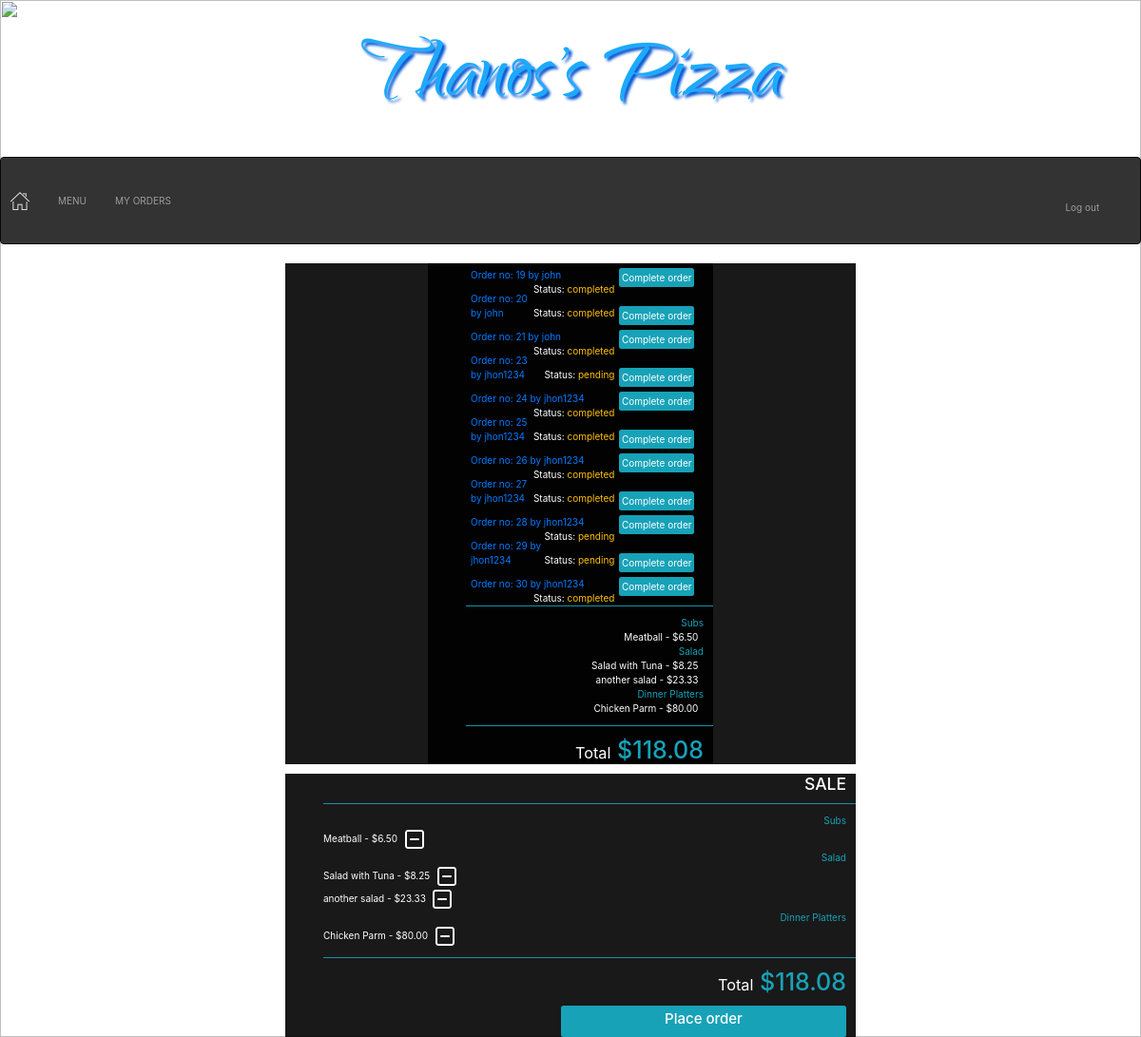
The page /orders_manager/john/21 on the database its author committed.
### orders/models.py (models this page shows, shortened)
class User_order(models.Model):
    user=models.ForeignKey(User,on_delete=models.CASCADE)
    order_number=models.IntegerField()
    topping_allowance=models.IntegerField(default=0)
    status=models.CharField(max_length=64,default='initiated')

class Order2(models.Model):
    user=models.ForeignKey(User,on_delete=models.CASCADE)
    number=models.IntegerField()
    category=models.CharField(max_length=64,null=True)
    name=models.CharField(max_length=64)
    price=models.DecimalField(max_digits=4,decimal_places=2)
    def __str__(self):
        return f"{self.name} - ${self.price} "

### orders/views.py (the view)
# urls.py: path("orders_manager/<str:user>/<str:order_number>", views.orders_manager, name="orders_manager"),
def orders_manager(request,user,order_number):
    user=User.objects.get(username=user)
    context = {
        "Checkout":Order2.objects.filter(user=user,number=order_number),
        "Checkout_category":Order2.objects.filter(user=user,number=order_number).values_list('category').distinct(),
        "Total":list(Order2.objects.filter(user=user,number=order_number).aggregate(Sum('price')).values())[0],
        "user":request.user,
        "Category": Category.objects.all(),
        "Order_number":order_number,
        "All_orders":User_order.objects.exclude(status='initiated')
    }
    return render(request,"orders_manager.html",context)

### orders/models.py (called while the page is built)
    def __str__(self):
        return f"{self.name}"

### orders/templates/orders_manager.html
{% extends "layout.html" %}
{% block body%}
    <div id='my_orders_container' class='w-50 mx-auto'>
        <div class=' text-left pr-3'>
            <ul >
                {% for row in All_orders%}
                <li class='p-2' >
                    <a href="{% url 'orders_manager' row.user row.order_number  %}"><span>Order no: {{row.order_number}} by {{row.user}}</span></a>
                    <a href="{% url 'complete_order' row.user row.order_number  %}"><span class='float-right mx-2 p-1 bg-info rounded text-white'>Complete order</span></a>
                    <span class='float-right'>Status: <span class='text-warning'>{{row.status}}</span></span>
                </li>
                {% endfor %}
            </ul>
        </div>
        <ul>
            <hr class='bg-info'>
            {% for check_cat in Checkout_category %}
                <li class='text-info text-right pr-3'>{{check_cat|cut:"("|cut:")"|cut:","|cut:"'"}}</li>
                {% for row in Checkout %}
                {% if row.category == check_cat|cut:"("|cut:")"|cut:","|cut:"'"  %}
                <li class='pr-3 text-right'>{{row}}&nbsp;</li>
                {% endif %}
                {% endfor %}
            {% endfor %}
            <hr class='bg-info'>
            <li class='text-info text-right pr-3 '><h1><small class='text-white'>Total</small> ${{Total|floatformat:2}}</h1></li>
        </ul>
    </div>
{% endblock %}

### orders/templates/layout.html (shortened to what this page needs)
<!DOCTYPE html>
<html style="height:100%">
<head>
    {% load static %}
    <link rel="stylesheet" type="text/css" href="{% static 'styles.css' %}">
    <link rel="stylesheet" href="https://maxcdn.bootstrapcdn.com/bootstrap/4.1.3/css/bootstrap.min.css">
    <link rel="stylesheet" href="https://maxcdn.bootstrapcdn.com/bootstrap/3.4.0/css/bootstrap.min.css">
    <link rel="stylesheet" href="https://stackpath.bootstrapcdn.com/bootstrap/4.2.1/css/bootstrap.min.css">
</head>
<body style="height:100%">
    {% if Category %}
    <p id='logo' class='text-center m-0 weight-bold'><a href="{% url 'index' %}">Thanos's Pizza</a></p>
      {% if not user.is_superuser %}
      <nav class="navbar navbar-inverse navbar-expand-lg" style="background-color: #333;">
          <a  href="{% url 'index' %}"><img src="{% static 'home.png' %}"></a>
          <div class="collapse navbar-collapse" id="navbarNavDropdown">
            <ul class="navbar-nav mr-auto">
              <li class="nav-item dropdown">
                <a class=" navbar-text" href="#" id="navbarDropdownMenuLink" role="button" data-toggle="dropdown" aria-haspopup="true" aria-expanded="false">
                  MENU
                </a>
              </li>
              <li class="nav-item">
                <a  class="navbar-text"  href="{% url 'my_orders' Order_number %}">MY ORDERS</a>
              </li>
            </ul>
            <ul class="navbar-nav ml-auto">
              <a class="navbar-nav ml-auto navbar-text" href="{% url 'logout' %}"> Log out&nbsp;</a>
            </ul>
          </div>
          </nav>
          <div id='center_box' class='w-50  mx-auto  '>
              {% block body%}
              {% endblock %}
          </div>
          <div id='center_box' class='w-50  mx-auto'>
          {% if Checkout_category %}
              <h3 class=' text-right pr-3'>SALE</h3>
              <ul >
                  <hr class='bg-info'>
                  {% for check_cat in Checkout_category %}
                      <li class='text-info text-right pr-3'>{{check_cat|cut:"("|cut:")"|cut:","|cut:"'"}}</li>
                      {% for row in Checkout %}
                      {% if row.category == check_cat|cut:"("|cut:")"|cut:","|cut:"'"  %}
                      <li class='pr-3'>{{row}}&nbsp;<a href="{% url 'delete' row.category row.name row.price %}"><img class='plus rounded' src="{% static 'minus.png' %}"></a></li>
                      {% endif %}
                      {% endfor %}
                  {% endfor %}
                  <hr class='bg-info'>
                  <li class='text-info text-right pr-3 '><h1><small class='text-white'>Total</small> ${{Total|floatformat:2}}</h1></li>
              </ul>
              <a id='place_order'  href="{% url 'my_orders' Order_number %}"><div  class='bg-info w-50 rounded p-2  ml-auto mr-3 text-center text-white '><h4>Place order</h4></div></a>
          {% endif %}
          </div>
      {% endif %}
{% endif %}
</body>
</html>

### orders/static/styles.css (style rules this page uses)
#logo { padding:0px; font-family: webLogo ; font-size: 110px; text-shadow: 3px 3px 3px rgb(5, 87, 211); }
#logo a:link, #place_order:link, #confirm_order:link { color:rgb(28, 170, 253); }
#center_box { background-color: rgba(0, 0, 0, 0.9); color: white; }
li { list-style-type: none; }
#my_orders_container { background-color: rgba(0, 0, 0, 0.9); color: white; }

### rows shown on the page
User_order: order_number "19", user "john", status "completed"
User_order: order_number "20", user "john", status "completed"
User_order: order_number "21", user "john", status "completed"
User_order: order_number "23", user "jhon1234", status "pending"
User_order: order_number "24", user "jhon1234", status "completed"
User_order: order_number "25", user "jhon1234", status "completed"
User_order: order_number "26", user "jhon1234", status "completed"
User_order: order_number "27", user "jhon1234", status "completed"
User_order: order_number "28", user "jhon1234", status "pending"
User_order: order_number "29", user "jhon1234", status "pending"
User_order: order_number "30", user "jhon1234", status "completed"
Order2: name+price "Meatball - $6.50"
Order2: name+price "Salad with Tuna - $8.25"
Order2: name+price "another salad - $23.33"
Order2: name+price "Chicken Parm - $80.00"

### other values the page prints
{{ check_cat|cut:"("|cut:")"|cut:","|cut:"'" }} "Subs" "Salad" "Dinner Platters"
{{ Total|floatformat:2 }} "118.08"
